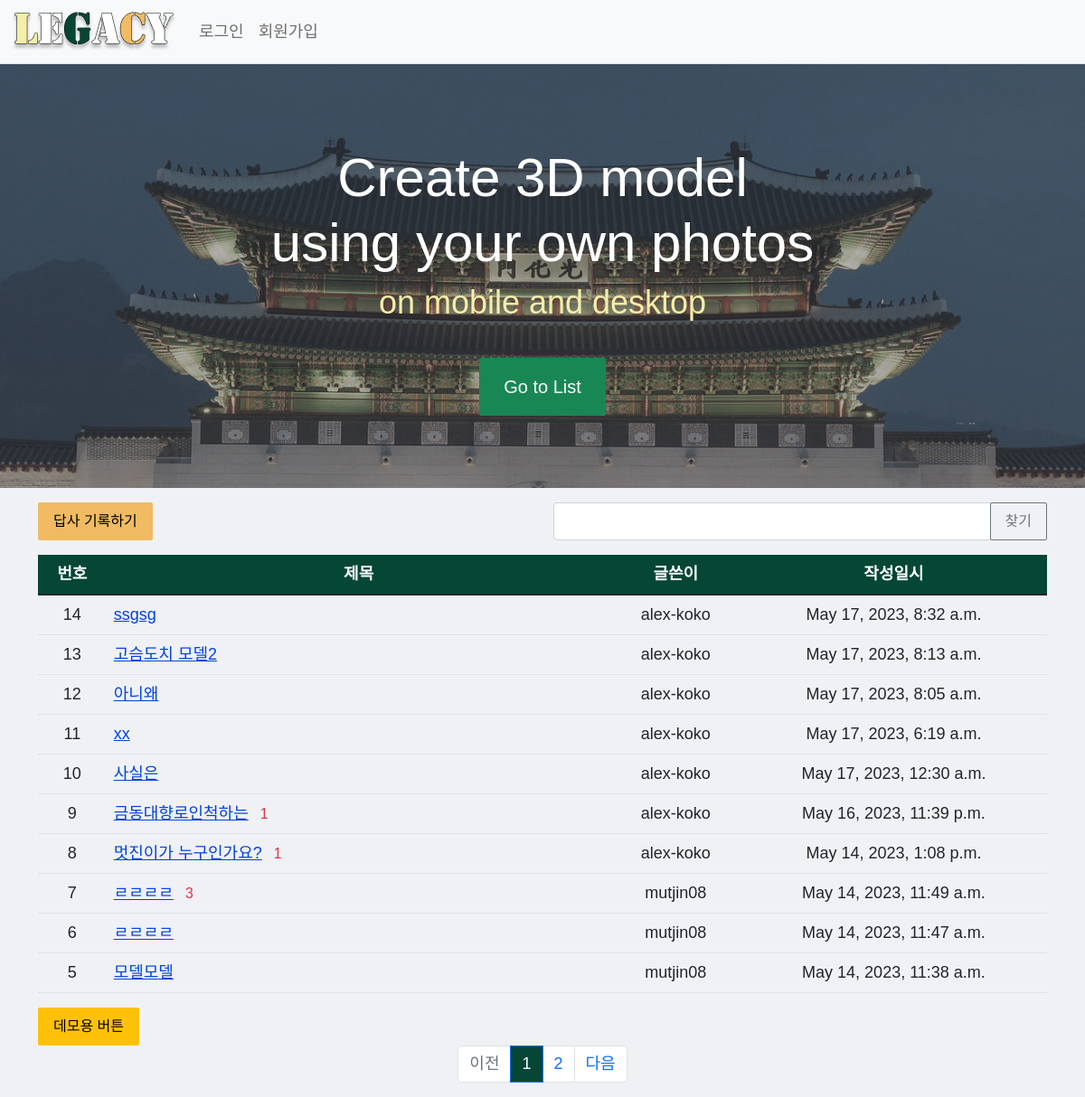
The app's page /pybo/list/, older data.
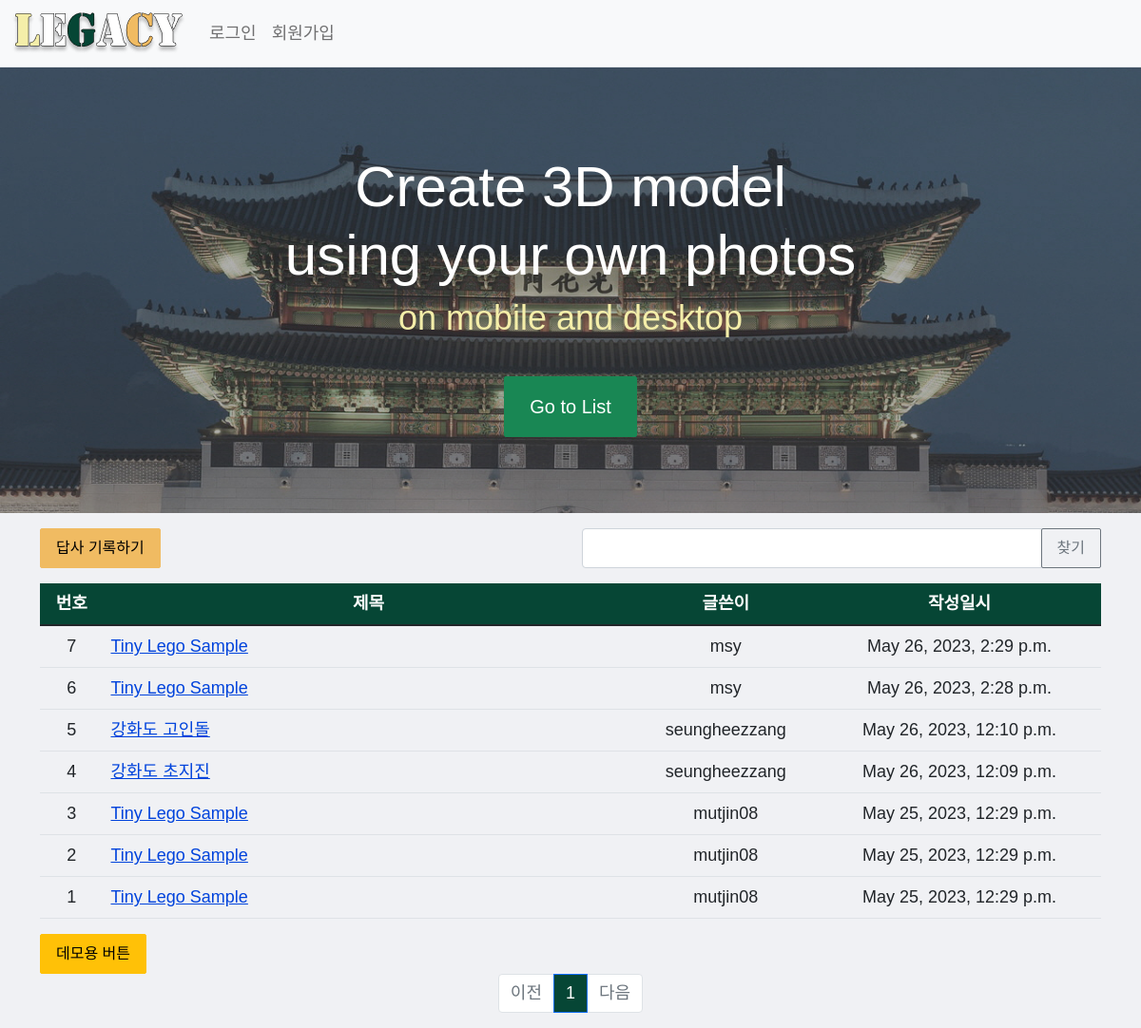
The same page, newer data.
### pybo/models.py (models this page shows, shortened)
class Question(models.Model):
    author = models.ForeignKey(User, on_delete=models.CASCADE, related_name='author_question')
    subject = models.CharField(max_length=200)
    content = models.TextField()
    create_date = models.DateTimeField()
    modify_date = models.DateTimeField(null=True, blank=True)
    voter = models.ManyToManyField(User, related_name='voter_question')
    location = models.CharField(max_length=200, null=True, blank=True)
    audio = models.FileField(upload_to='audio/', null=True, blank=True)
    image = models.FileField(upload_to='image/', null=True, blank=True)
    npz = models.FileField(upload_to='npz/', null=True, blank=True)
    output = models.FileField(upload_to='output/', null=True, blank=True)
    group = models.CharField(max_length=225, null=True, blank=True)

### pybo/views/base_views.py (the view, shortened to what this page needs)
# urls.py: path('list/', base_views.list, name='list'),
def list(request):
    page = request.GET.get('page', '1')  # 페이지
    kw = request.GET.get('kw', '')  # 검색어
    question_list = Question.objects.order_by('-create_date')
    paginator = Paginator(question_list, 10)  # 페이지당 10개씩 보여주기
    page_obj = paginator.get_page(page)
    context = {'question_list': page_obj, 'page': page, 'kw': kw}
    return render(request, 'pybo/question_list.html', context)

### pybo/templatetags/pybo_filter.py (called while the page is built)
@register.filter
def sub(value, arg):
    return value - arg

### templates/pybo/question_list.html (shortened to what this page needs)
{% extends 'base.html' %}
{% load pybo_filter %}
{% block content %}
<div class="container my-3">
    <div class="row my-3">
        <div class="col-6">
            <a href="{% url 'pybo:question_create' %}" class="btn btn-warning" style="background-color:#F0BB62; border-color:#F0BB62">답사 기록하기</a>
        </div>
        <div class="col-6">
            <div class="input-group">
                <input type="text" id="search_kw" class="form-control" value="{{ kw|default_if_none:'' }}">
                <div class="input-group-append">
                    <button class="btn btn-outline-secondary" type="button" id="btn_search">찾기</button>
                </div>
            </div>
        </div>
    </div>
    <table class="table" >
        <thead>
        <tr class="text-center">
            <th style="background-color:#064635; color:white">번호</th>
            <th style="width:50%; background-color:#064635; color:white">제목</th>
            <th style="background-color:#064635; color:white">글쓴이</th>
            <th style="background-color:#064635; color:white">작성일시</th>
        </tr>
        </thead>
        <tbody>
        {% if question_list %}
        {% for question in question_list %}
        <tr class="text-center">
            <td>
                {{ question_list.paginator.count|sub:question_list.start_index|sub:forloop.counter0|add:1 }}
            </td>
            <td class="text-start">
                <a href="{% url 'pybo:detail' question.id %}">{{ question.subject }}</a>
                {% if question.answer_set.count > 0 %}
                <span class="text-danger small mx-2">{{ question.answer_set.count }}</span>
                {% endif %}
            </td>
            <td>{{ question.author.username }}</td>
            <td>{{ question.create_date }}</td>
        </tr>
        {% endfor %}
        {% else %}
        <tr>
            <td colspan="3">질문이 없습니다.</td>
        </tr>
        {% endif %}
        </tbody>
    </table>
    <div class="col-6">
        <a href="{% url 'pybo:question_modelcreate' %}" class="btn btn-warning">데모용 버튼</a>
    </div>
    <ul class="pagination justify-content-center">
        {% if question_list.has_previous %}
        <li class="page-item">
            <a class="page-link" data-page="{{ question_list.previous_page_number }}"
               href="javascript:void(0)">이전</a>
        </li>
        {% else %}
        <li class="page-item disabled">
            <a class="page-link" tabindex="-1" aria-disabled="true"
               href="javascript:void(0)">이전</a>
        </li>
        {% endif %}
        {% for page_number in question_list.paginator.page_range %}
        {% if page_number >= question_list.number|add:-5 and page_number <= question_list.number|add:5 %}
        {% if page_number == question_list.number %}
        <li class="page-item active" aria-current="page">
            <a class="page-link" data-page="{{ page_number }}"
               href="javascript:void(0)"  style="background-color:#064635 ">{{ page_number }}</a>
        </li>
        {% else %}
        <li class="page-item">
            <a class="page-link" data-page="{{ page_number }}"
               href="javascript:void(0)">{{ page_number }}</a>
        </li>
        {% endif %}
        {% endif %}
        {% endfor %}
        {% if question_list.has_next %}
        <li class="page-item">
            <a class="page-link" data-page="{{ question_list.next_page_number }}"
               href="javascript:void(0)">다음</a>
        </li>
        {% else %}
        <li class="page-item disabled">
            <a class="page-link" tabindex="-1" aria-disabled="true"
               href="javascript:void(0)">다음</a>
        </li>
        {% endif %}
    </ul>
</div>
{% endblock %}

Row changes from the older to the newer data that the page shows:
removed Question: paginator.count|sub "14", subject "ssgsg", author.username "alex-koko", create_date "May 17, 2023, 8:32 a.m."
removed Question: paginator.count|sub "13", subject "고슴도치 모델2", author.username "alex-koko", create_date "May 17, 2023, 8:13 a.m."
removed Question: paginator.count|sub "12", subject "아니왜", author.username "alex-koko", create_date "May 17, 2023, 8:05 a.m."
removed Question: paginator.count|sub "11", subject "xx", author.username "alex-koko", create_date "May 17, 2023, 6:19 a.m."
removed Question: paginator.count|sub "10", subject "사실은", author.username "alex-koko", create_date "May 17, 2023, 12:30 a.m."
removed Question: paginator.count|sub "9", subject "금동대향로인척하는", answer_set.count "1", author.username "alex-koko", create_date "May 16, 2023, 11:39 p.m."
removed Question: paginator.count|sub "8", subject "멋진이가 누구인가요?", answer_set.count "1", author.username "alex-koko", create_date "May 14, 2023, 1:08 p.m."
removed Question: paginator.count|sub "7", subject "ㄹㄹㄹㄹ", answer_set.count "3", author.username "mutjin08", create_date "May 14, 2023, 11:49 a.m."
removed Question: paginator.count|sub "6", subject "ㄹㄹㄹㄹ", author.username "mutjin08", create_date "May 14, 2023, 11:47 a.m."
removed Question: paginator.count|sub "5", subject "모델모델", author.username "mutjin08", create_date "May 14, 2023, 11:38 a.m."
added Question: paginator.count|sub "7", subject "Tiny Lego Sample", author.username "msy", create_date "May 26, 2023, 2:29 p.m."
added Question: paginator.count|sub "6", subject "Tiny Lego Sample", author.username "msy", create_date "May 26, 2023, 2:28 p.m."
added Question: paginator.count|sub "5", subject "강화도 고인돌", author.username "seungheezzang", create_date "May 26, 2023, 12:10 p.m."
added Question: paginator.count|sub "4", subject "강화도 초지진", author.username "seungheezzang", create_date "May 26, 2023, 12:09 p.m."
now on this page (row edited): Question: paginator.count|sub "3", subject "Tiny Lego Sample", author.username "mutjin08", create_date "May 25, 2023, 12:29 p.m."
now on this page (row edited): Question: paginator.count|sub "2", subject "Tiny Lego Sample", author.username "mutjin08", create_date "May 25, 2023, 12:29 p.m."
now on this page (row edited): Question: paginator.count|sub "1", subject "Tiny Lego Sample", author.username "mutjin08", create_date "May 25, 2023, 12:29 p.m."
Text that changed along with them:
list line gone: "2"
